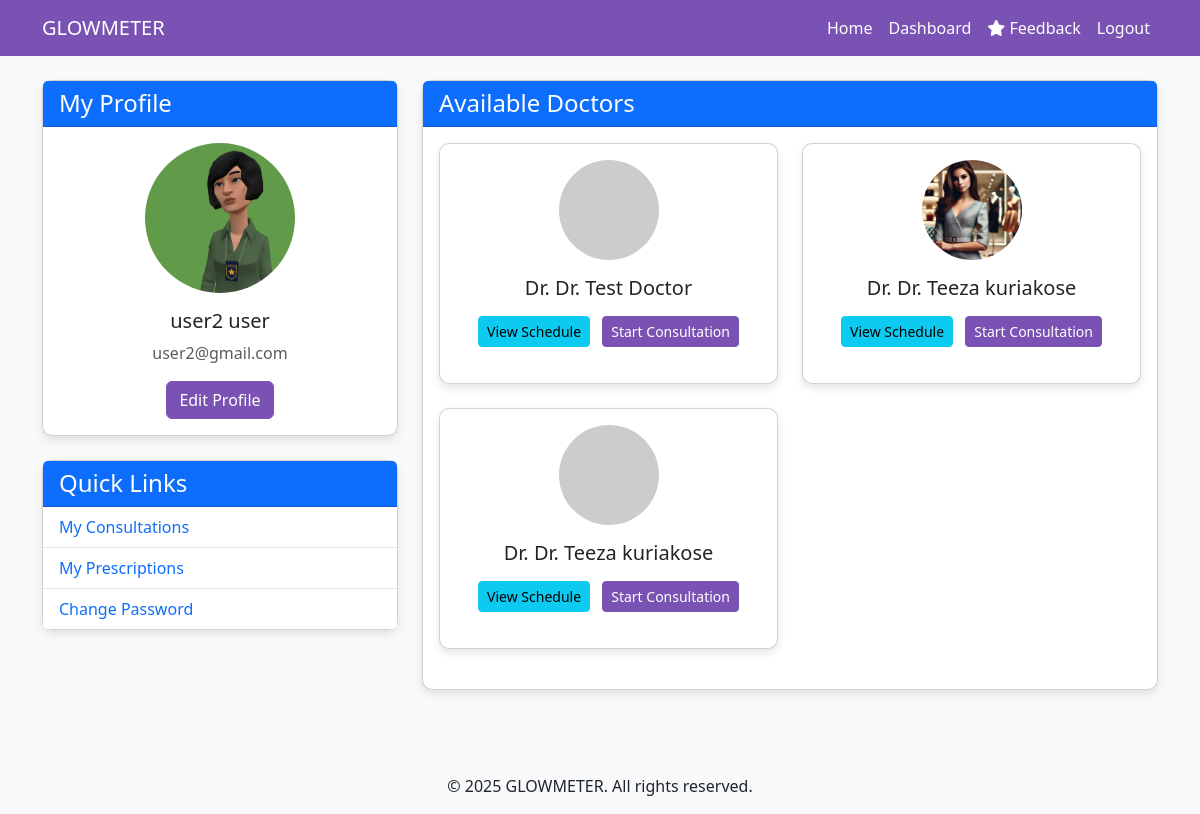
Before: /dashboard/ (signed in) with the older database file.
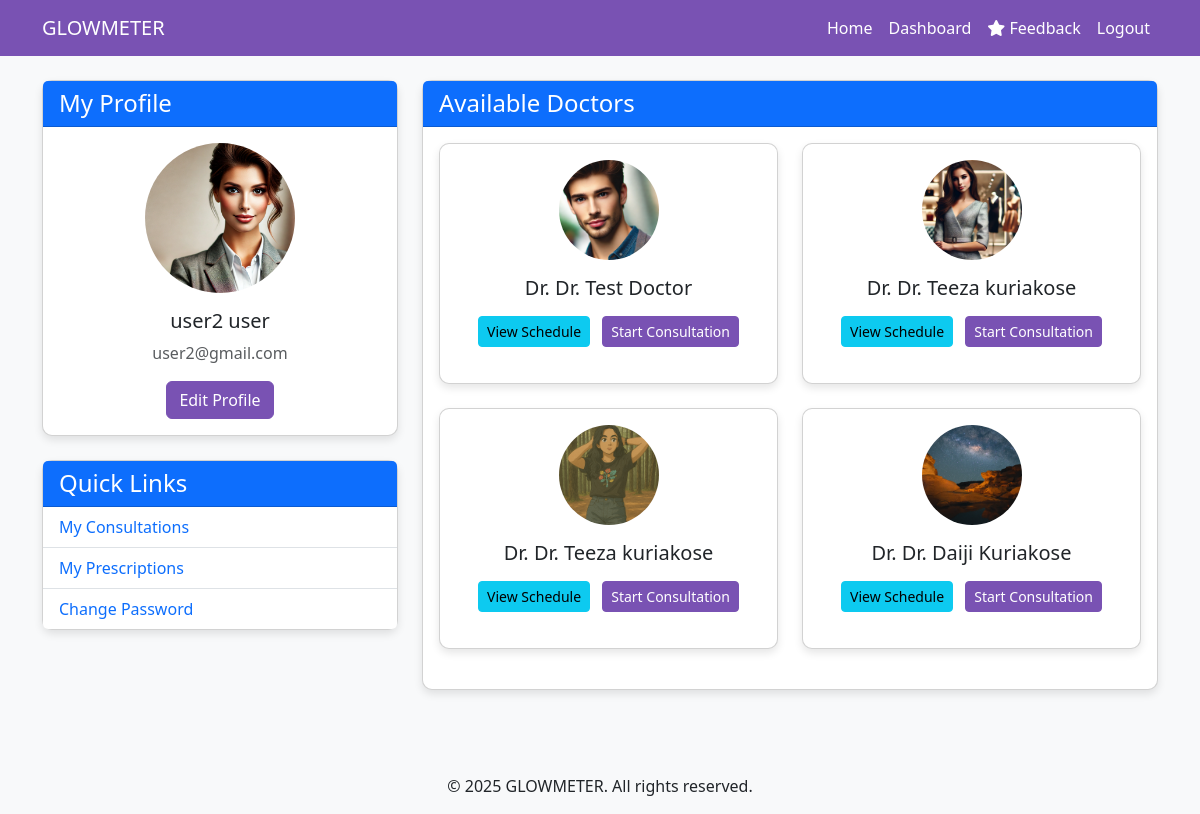
After: the same page with the newer database file.
### glowmeter_app/models.py (models this page shows, shortened)
class User(AbstractBaseUser, PermissionsMixin):
    username = None
    email = models.EmailField(unique=True)
    first_name = models.CharField(max_length=30, blank=True)
    last_name = models.CharField(max_length=30, blank=True)
    profile_picture = models.ImageField(upload_to='admins/', null=True, blank=True)
    is_active = models.BooleanField(default=True)
    is_staff = models.BooleanField(default=False)
    is_doctor = models.BooleanField(default=False)
    is_admin = models.BooleanField(default=False)
    date_joined = models.DateTimeField(auto_now_add=True)
    USERNAME_FIELD = 'email'
    REQUIRED_FIELDS = []
    objects = UserManager()

class RegularUser(models.Model):
    user = models.OneToOneField(User, on_delete=models.CASCADE, related_name='user_profile')
    full_name = models.CharField(max_length=100)
    profile_picture = models.ImageField(upload_to='profiles/', null=True, blank=True)

class Doctor(models.Model):
    user = models.OneToOneField(User, on_delete=models.CASCADE, related_name='doctor_profile')
    profile_picture = models.ImageField(upload_to='doctors/', null=True, blank=True)
    specialization = models.CharField(max_length=100, default='General')
    qualification = models.CharField(max_length=200, default='MBBS')
    experience_years = models.IntegerField(default=0)
    is_available = models.BooleanField(default=True)
    consultation_fee = models.DecimalField(max_digits=10, decimal_places=2, default=0.00)
    gpay_id = models.CharField(max_length=100, blank=True)
    @property
    def full_name(self):
        return f"Dr. {self.user.first_name} {self.user.last_name}".strip()

### glowmeter_app/views.py (the view, shortened to what this page needs)
# urls.py: path('dashboard/', views.dashboard, name='dashboard'),
@login_required
def dashboard(request):
    user = request.user
    if user.is_admin:
        users_count = User.objects.filter(is_doctor=False, is_admin=False).count()
        doctors = Doctor.objects.all().select_related('user')  # Get all doctors with their user info
        doctors_count = doctors.count()
        consultations_count = Consultation.objects.count()
        products_count = Product.objects.count()
        recent_activities = []
        recent_users = User.objects.filter(is_doctor=False, is_admin=False).order_by('-date_joined')[:5]
        for user in recent_users:
            recent_activities.append({
                'type': 'registration',
                'user': user,
                'timestamp': user.date_joined,
                'message': f"New user registered: {user.first_name} {user.last_name}"
            })
        recent_consultations = Consultation.objects.order_by('-started_at')[:5]
        for consultation in recent_consultations:
            recent_activities.append({
                'type': 'consultation',
                'user': consultation.user,
                'timestamp': consultation.started_at,
                'message': f"New consultation: {consultation.user.first_name} with Dr. {consultation.doctor.full_name}"
            })
        recent_doctors = Doctor.objects.order_by('-user__date_joined')[:5]
        for doctor in recent_doctors:
            recent_activities.append({
                'type': 'doctor',
                'user': doctor.user,
                'timestamp': doctor.user.date_joined,
                'message': f"New doctor registered: Dr. {doctor.full_name}"
            })
        recent_activities.sort(key=lambda x: x['timestamp'], reverse=True)
        recent_activities = recent_activities[:10]  # Get only the 10 most recent activities
        context = {
            'users_count': users_count,
            'doctors': doctors,
            'doctors_count': doctors_count,
            'consultations_count': consultations_count,
            'products_count': products_count,
            'recent_activities': recent_activities,
        }
        return render(request, 'admin_dashboard.html', context)
    else:
        available_doctors = Doctor.objects.filter(is_available=True)
        return render(request, 'user_dashboard.html', {'doctors': available_doctors})

### templates/user_dashboard.html (shortened to what this page needs)
{% extends 'base.html' %}
{% block content %}
<div class="container mt-4">
    <div class="row">
        <div class="col-md-4">
            <div class="card mb-4">
                <div class="card-header bg-primary text-white">
                    <h4 class="mb-0">My Profile</h4>
                </div>
                <div class="card-body text-center">
                    {% if user.user_profile.profile_picture %}
                        <img src="{{ user.user_profile.profile_picture.url }}" alt="Profile Picture" class="img-fluid rounded-circle mb-3" style="width: 150px; height: 150px; object-fit: cover;">
                    {% else %}
                        <img src="https://via.placeholder.com/150" alt="Profile Picture" class="img-fluid rounded-circle mb-3">
                    {% endif %}
                    <h5>{{ user.user_profile.full_name }}</h5>
                    <p class="text-muted">{{ user.email }}</p>
                    <a href="{% url 'edit_profile' %}" class="btn btn-primary">Edit Profile</a>
                </div>
            </div>
            <div class="card">
                <div class="card-header bg-primary text-white">
                    <h4 class="mb-0">Quick Links</h4>
                </div>
                <ul class="list-group list-group-flush">
                    <li class="list-group-item"><a href="{% url 'my_consultations' %}" class="text-decoration-none">My Consultations</a></li>
                    <li class="list-group-item"><a href="{% url 'view_prescriptions' %}" class="text-decoration-none">My Prescriptions</a></li>
                    <li class="list-group-item"><a href="{% url 'change_password' %}" class="text-decoration-none">Change Password</a></li>
                </ul>
            </div>
        </div>
        <div class="col-md-8">
            <div class="card">
                <div class="card-header bg-primary text-white">
                    <h4 class="mb-0">Available Doctors</h4>
                </div>
                <div class="card-body">
                    {% if doctors %}
                        <div class="row">
                            {% for doctor in doctors %}
                                <div class="col-md-6 mb-4">
                                    <div class="card h-100">
                                        <div class="card-body">
                                            <div class="text-center mb-3">
                                                {% if doctor.profile_picture %}
                                                    <img src="{{ doctor.profile_picture.url }}" alt="{{ doctor.full_name }}" class="img-fluid rounded-circle" style="width: 100px; height: 100px; object-fit: cover;">
                                                {% else %}
                                                    <img src="https://via.placeholder.com/100" alt="{{ doctor.full_name }}" class="img-fluid rounded-circle">
                                                {% endif %}
                                            </div>
                                            <h5 class="card-title text-center">Dr. {{ doctor.full_name }}</h5>
                                            <div class="text-center mt-3">
                                                <a href="{% url 'doctor_availability' doctor.id %}" class="btn btn-info btn-sm me-2">View Schedule</a>
                                                <a href="{% url 'start_consultation' doctor.id %}" class="btn btn-primary btn-sm">Start Consultation</a>
                                            </div>
                                        </div>
                                    </div>
                                </div>
                            {% endfor %}
                        </div>
                    {% else %}
                        <div class="alert alert-info">
                            No doctors are available at the moment.
                        </div>
                    {% endif %}
                </div>
            </div>
        </div>
    </div>
</div>
{% endblock %}

### templates/base.html (shortened to what this page needs)
<!DOCTYPE html>
<html lang="en">
<head>
    <link href="https://cdn.jsdelivr.net/npm/bootstrap@5.3.0-alpha1/dist/css/bootstrap.min.css" rel="stylesheet">
    <link href="https://cdnjs.cloudflare.com/ajax/libs/font-awesome/6.0.0/css/all.min.css" rel="stylesheet">
</head>
<body>
    <nav class="navbar navbar-expand-lg navbar-dark">
        <div class="container">
            <a class="navbar-brand" href="{% url 'home' %}">GLOWMETER</a>
            <div class="collapse navbar-collapse" id="navbarNav">
                <ul class="navbar-nav ms-auto">
                    <li class="nav-item">
                        <a class="nav-link" href="{% url 'home' %}">Home</a>
                    </li>
                    {% if user.is_authenticated %}
                        <li class="nav-item">
                            <a class="nav-link" href="{% url 'dashboard' %}">Dashboard</a>
                        </li>
                        <li class="nav-item">
                            <a class="nav-link" href="{% url 'view_feedbacks' %}">
                                <i class="fas fa-star"></i> Feedback
                            </a>
                        </li>
                        <li class="nav-item">
                            <form method="post" action="{% url 'logout' %}" class="d-inline">
                                <button type="submit" class="nav-link border-0 bg-transparent">Logout</button>
                            </form>
                        </li>
                    {% endif %}
                </ul>
            </div>
        </div>
    </nav>
    {% block content %}{% endblock %}
    <footer class="mt-5 py-3 bg-light text-center">
        <div class="container">
            <p class="m-0">© 2025 GLOWMETER. All rights reserved.</p>
        </div>
    </footer>
</body>
</html>

### templates/base.html (style rules this page uses)
body { font-family: 'Segoe UI', Tahoma, Geneva, Verdana, sans-serif; background-color: #f8f9fa; }
.navbar { background-color: #7952b3; }
.navbar-brand, .nav-link { color: white !important; }
button.nav-link { cursor: pointer; }
.card { border-radius: 10px; box-shadow: 0 4px 8px rgba(0,0,0,0.1); margin-bottom: 20px; }
.btn-primary { background-color: #7952b3; border-color: #7952b3; }

Changed rows visible on the page:
changed User "user2@gmail.com": user_profile.profile_picture: a different picture
changed Doctor "Dr. Test Doctor": profile_picture: picture added
changed Doctor (number 3 of 4 on the later page): profile_picture: picture added
added Doctor: profile_picture (picture), full_name "Dr. Daiji Kuriakose"
